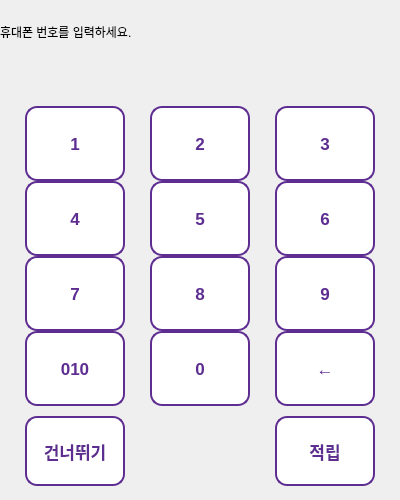
<?xml version="1.0" encoding="UTF-8"?>
<ui version="4.0">
 <class>PhoneStampDialog</class>
 <widget class="QDialog" name="PhoneStampDialog">
  <property name="geometry">
   <rect>
    <x>0</x>
    <y>0</y>
    <width>400</width>
    <height>500</height>
   </rect>
  </property>
  <property name="windowTitle">
   <string>Dialog</string>
  </property>
  <layout class="QVBoxLayout" name="verticalLayout">
   <property name="spacing">
    <number>0</number>
   </property>
   <property name="leftMargin">
    <number>0</number>
   </property>
   <property name="topMargin">
    <number>0</number>
   </property>
   <property name="rightMargin">
    <number>0</number>
   </property>
   <property name="bottomMargin">
    <number>0</number>
   </property>
   <item>
    <widget class="QLabel" name="lblNotice">
     <property name="sizePolicy">
      <sizepolicy hsizetype="Maximum" vsizetype="Expanding">
       <horstretch>0</horstretch>
       <verstretch>0</verstretch>
      </sizepolicy>
     </property>
     <property name="maximumSize">
      <size>
       <width>200</width>
       <height>20</height>
      </size>
     </property>
     <property name="styleSheet">
      <string notr="true">/* [위치: 상단 Grid Layout 내의 버튼들 또는 page_3 전체] */
QPushButton {
    background-color: #ffffff;
    border: 2px solid #5d2d91; /* 더벤티 보라색 테두리 */
    border-radius: 12px;
    padding: 8px;
    font-size: 13pt;
    font-weight: bold;
    color: #5d2d91;
    min-height: 50px; /* 버튼 높이를 키워 터치하기 좋게 만듦 */
}

/* 버튼이 눌렸을 때 (피드백) */
QPushButton:pressed {
    background-color: #5d2d91;
    color: white;
}</string>
     </property>
     <property name="text">
      <string>휴대폰 번호를 입력하세요.</string>
     </property>
    </widget>
   </item>
   <item>
    <widget class="QLabel" name="lblPhoneDisplay">
     <property name="sizePolicy">
      <sizepolicy hsizetype="Maximum" vsizetype="Expanding">
       <horstretch>0</horstretch>
       <verstretch>0</verstretch>
      </sizepolicy>
     </property>
     <property name="maximumSize">
      <size>
       <width>200</width>
       <height>20</height>
      </size>
     </property>
     <property name="text">
      <string/>
     </property>
    </widget>
   </item>
   <item>
    <layout class="QGridLayout" name="gridLayout">
     <property name="spacing">
      <number>0</number>
     </property>
     <item row="2" column="2">
      <widget class="QPushButton" name="btn9">
       <property name="sizePolicy">
        <sizepolicy hsizetype="Minimum" vsizetype="Expanding">
         <horstretch>0</horstretch>
         <verstretch>0</verstretch>
        </sizepolicy>
       </property>
       <property name="minimumSize">
        <size>
         <width>100</width>
         <height>70</height>
        </size>
       </property>
       <property name="maximumSize">
        <size>
         <width>100</width>
         <height>80</height>
        </size>
       </property>
       <property name="styleSheet">
        <string notr="true">/* [위치: 상단 Grid Layout 내의 버튼들 또는 page_3 전체] */
QPushButton {
    background-color: #ffffff;
    border: 2px solid #5d2d91; /* 더벤티 보라색 테두리 */
    border-radius: 12px;
    padding: 8px;
    font-size: 13pt;
    font-weight: bold;
    color: #5d2d91;
    min-height: 50px; /* 버튼 높이를 키워 터치하기 좋게 만듦 */
}

/* 버튼이 눌렸을 때 (피드백) */
QPushButton:pressed {
    background-color: #5d2d91;
    color: white;
}</string>
       </property>
       <property name="text">
        <string>9</string>
       </property>
      </widget>
     </item>
     <item row="2" column="1">
      <widget class="QPushButton" name="btn8">
       <property name="sizePolicy">
        <sizepolicy hsizetype="Minimum" vsizetype="Expanding">
         <horstretch>0</horstretch>
         <verstretch>0</verstretch>
        </sizepolicy>
       </property>
       <property name="minimumSize">
        <size>
         <width>100</width>
         <height>70</height>
        </size>
       </property>
       <property name="maximumSize">
        <size>
         <width>100</width>
         <height>80</height>
        </size>
       </property>
       <property name="styleSheet">
        <string notr="true">/* [위치: 상단 Grid Layout 내의 버튼들 또는 page_3 전체] */
QPushButton {
    background-color: #ffffff;
    border: 2px solid #5d2d91; /* 더벤티 보라색 테두리 */
    border-radius: 12px;
    padding: 8px;
    font-size: 13pt;
    font-weight: bold;
    color: #5d2d91;
    min-height: 50px; /* 버튼 높이를 키워 터치하기 좋게 만듦 */
}

/* 버튼이 눌렸을 때 (피드백) */
QPushButton:pressed {
    background-color: #5d2d91;
    color: white;
}</string>
       </property>
       <property name="text">
        <string>8</string>
       </property>
      </widget>
     </item>
     <item row="2" column="0">
      <widget class="QPushButton" name="btn7">
       <property name="sizePolicy">
        <sizepolicy hsizetype="Minimum" vsizetype="Expanding">
         <horstretch>0</horstretch>
         <verstretch>0</verstretch>
        </sizepolicy>
       </property>
       <property name="minimumSize">
        <size>
         <width>100</width>
         <height>70</height>
        </size>
       </property>
       <property name="maximumSize">
        <size>
         <width>100</width>
         <height>80</height>
        </size>
       </property>
       <property name="styleSheet">
        <string notr="true">/* [위치: 상단 Grid Layout 내의 버튼들 또는 page_3 전체] */
QPushButton {
    background-color: #ffffff;
    border: 2px solid #5d2d91; /* 더벤티 보라색 테두리 */
    border-radius: 12px;
    padding: 8px;
    font-size: 13pt;
    font-weight: bold;
    color: #5d2d91;
    min-height: 50px; /* 버튼 높이를 키워 터치하기 좋게 만듦 */
}

/* 버튼이 눌렸을 때 (피드백) */
QPushButton:pressed {
    background-color: #5d2d91;
    color: white;
}</string>
       </property>
       <property name="text">
        <string>7</string>
       </property>
      </widget>
     </item>
     <item row="3" column="1">
      <widget class="QPushButton" name="btn0">
       <property name="sizePolicy">
        <sizepolicy hsizetype="Minimum" vsizetype="Expanding">
         <horstretch>0</horstretch>
         <verstretch>0</verstretch>
        </sizepolicy>
       </property>
       <property name="minimumSize">
        <size>
         <width>100</width>
         <height>70</height>
        </size>
       </property>
       <property name="maximumSize">
        <size>
         <width>100</width>
         <height>80</height>
        </size>
       </property>
       <property name="styleSheet">
        <string notr="true">/* [위치: 상단 Grid Layout 내의 버튼들 또는 page_3 전체] */
QPushButton {
    background-color: #ffffff;
    border: 2px solid #5d2d91; /* 더벤티 보라색 테두리 */
    border-radius: 12px;
    padding: 8px;
    font-size: 13pt;
    font-weight: bold;
    color: #5d2d91;
    min-height: 50px; /* 버튼 높이를 키워 터치하기 좋게 만듦 */
}

/* 버튼이 눌렸을 때 (피드백) */
QPushButton:pressed {
    background-color: #5d2d91;
    color: white;
}</string>
       </property>
       <property name="text">
        <string>0</string>
       </property>
      </widget>
     </item>
     <item row="3" column="0">
      <widget class="QPushButton" name="btn010">
       <property name="sizePolicy">
        <sizepolicy hsizetype="Minimum" vsizetype="Expanding">
         <horstretch>0</horstretch>
         <verstretch>0</verstretch>
        </sizepolicy>
       </property>
       <property name="minimumSize">
        <size>
         <width>100</width>
         <height>70</height>
        </size>
       </property>
       <property name="maximumSize">
        <size>
         <width>100</width>
         <height>80</height>
        </size>
       </property>
       <property name="styleSheet">
        <string notr="true">/* [위치: 상단 Grid Layout 내의 버튼들 또는 page_3 전체] */
QPushButton {
    background-color: #ffffff;
    border: 2px solid #5d2d91; /* 더벤티 보라색 테두리 */
    border-radius: 12px;
    padding: 8px;
    font-size: 13pt;
    font-weight: bold;
    color: #5d2d91;
    min-height: 50px; /* 버튼 높이를 키워 터치하기 좋게 만듦 */
}

/* 버튼이 눌렸을 때 (피드백) */
QPushButton:pressed {
    background-color: #5d2d91;
    color: white;
}</string>
       </property>
       <property name="text">
        <string>010</string>
       </property>
      </widget>
     </item>
     <item row="0" column="1">
      <widget class="QPushButton" name="btn2">
       <property name="sizePolicy">
        <sizepolicy hsizetype="Minimum" vsizetype="Expanding">
         <horstretch>0</horstretch>
         <verstretch>0</verstretch>
        </sizepolicy>
       </property>
       <property name="minimumSize">
        <size>
         <width>100</width>
         <height>70</height>
        </size>
       </property>
       <property name="maximumSize">
        <size>
         <width>100</width>
         <height>80</height>
        </size>
       </property>
       <property name="styleSheet">
        <string notr="true">/* [위치: 상단 Grid Layout 내의 버튼들 또는 page_3 전체] */
QPushButton {
    background-color: #ffffff;
    border: 2px solid #5d2d91; /* 더벤티 보라색 테두리 */
    border-radius: 12px;
    padding: 8px;
    font-size: 13pt;
    font-weight: bold;
    color: #5d2d91;
    min-height: 50px; /* 버튼 높이를 키워 터치하기 좋게 만듦 */
}

/* 버튼이 눌렸을 때 (피드백) */
QPushButton:pressed {
    background-color: #5d2d91;
    color: white;
}</string>
       </property>
       <property name="text">
        <string>2</string>
       </property>
      </widget>
     </item>
     <item row="0" column="2">
      <widget class="QPushButton" name="btn3">
       <property name="sizePolicy">
        <sizepolicy hsizetype="Minimum" vsizetype="Expanding">
         <horstretch>0</horstretch>
         <verstretch>0</verstretch>
        </sizepolicy>
       </property>
       <property name="minimumSize">
        <size>
         <width>100</width>
         <height>70</height>
        </size>
       </property>
       <property name="maximumSize">
        <size>
         <width>100</width>
         <height>80</height>
        </size>
       </property>
       <property name="styleSheet">
        <string notr="true">/* [위치: 상단 Grid Layout 내의 버튼들 또는 page_3 전체] */
QPushButton {
    background-color: #ffffff;
    border: 2px solid #5d2d91; /* 더벤티 보라색 테두리 */
    border-radius: 12px;
    padding: 8px;
    font-size: 13pt;
    font-weight: bold;
    color: #5d2d91;
    min-height: 50px; /* 버튼 높이를 키워 터치하기 좋게 만듦 */
}

/* 버튼이 눌렸을 때 (피드백) */
QPushButton:pressed {
    background-color: #5d2d91;
    color: white;
}</string>
       </property>
       <property name="text">
        <string>3</string>
       </property>
      </widget>
     </item>
     <item row="3" column="2">
      <widget class="QPushButton" name="btnDelete">
       <property name="sizePolicy">
        <sizepolicy hsizetype="Minimum" vsizetype="Expanding">
         <horstretch>0</horstretch>
         <verstretch>0</verstretch>
        </sizepolicy>
       </property>
       <property name="minimumSize">
        <size>
         <width>100</width>
         <height>70</height>
        </size>
       </property>
       <property name="maximumSize">
        <size>
         <width>100</width>
         <height>80</height>
        </size>
       </property>
       <property name="styleSheet">
        <string notr="true">/* [위치: 상단 Grid Layout 내의 버튼들 또는 page_3 전체] */
QPushButton {
    background-color: #ffffff;
    border: 2px solid #5d2d91; /* 더벤티 보라색 테두리 */
    border-radius: 12px;
    padding: 8px;
    font-size: 13pt;
    font-weight: bold;
    color: #5d2d91;
    min-height: 50px; /* 버튼 높이를 키워 터치하기 좋게 만듦 */
}

/* 버튼이 눌렸을 때 (피드백) */
QPushButton:pressed {
    background-color: #5d2d91;
    color: white;
}</string>
       </property>
       <property name="text">
        <string>←</string>
       </property>
      </widget>
     </item>
     <item row="0" column="0">
      <widget class="QPushButton" name="btn1">
       <property name="sizePolicy">
        <sizepolicy hsizetype="Minimum" vsizetype="Expanding">
         <horstretch>0</horstretch>
         <verstretch>0</verstretch>
        </sizepolicy>
       </property>
       <property name="minimumSize">
        <size>
         <width>100</width>
         <height>70</height>
        </size>
       </property>
       <property name="maximumSize">
        <size>
         <width>100</width>
         <height>80</height>
        </size>
       </property>
       <property name="styleSheet">
        <string notr="true">/* [위치: 상단 Grid Layout 내의 버튼들 또는 page_3 전체] */
QPushButton {
    background-color: #ffffff;
    border: 2px solid #5d2d91; /* 더벤티 보라색 테두리 */
    border-radius: 12px;
    padding: 8px;
    font-size: 13pt;
    font-weight: bold;
    color: #5d2d91;
    min-height: 50px; /* 버튼 높이를 키워 터치하기 좋게 만듦 */
}

/* 버튼이 눌렸을 때 (피드백) */
QPushButton:pressed {
    background-color: #5d2d91;
    color: white;
}</string>
       </property>
       <property name="text">
        <string>1</string>
       </property>
      </widget>
     </item>
     <item row="1" column="1">
      <widget class="QPushButton" name="btn5">
       <property name="sizePolicy">
        <sizepolicy hsizetype="Minimum" vsizetype="Expanding">
         <horstretch>0</horstretch>
         <verstretch>0</verstretch>
        </sizepolicy>
       </property>
       <property name="minimumSize">
        <size>
         <width>100</width>
         <height>70</height>
        </size>
       </property>
       <property name="maximumSize">
        <size>
         <width>100</width>
         <height>80</height>
        </size>
       </property>
       <property name="styleSheet">
        <string notr="true">/* [위치: 상단 Grid Layout 내의 버튼들 또는 page_3 전체] */
QPushButton {
    background-color: #ffffff;
    border: 2px solid #5d2d91; /* 더벤티 보라색 테두리 */
    border-radius: 12px;
    padding: 8px;
    font-size: 13pt;
    font-weight: bold;
    color: #5d2d91;
    min-height: 50px; /* 버튼 높이를 키워 터치하기 좋게 만듦 */
}

/* 버튼이 눌렸을 때 (피드백) */
QPushButton:pressed {
    background-color: #5d2d91;
    color: white;
}</string>
       </property>
       <property name="text">
        <string>5</string>
       </property>
      </widget>
     </item>
     <item row="1" column="2">
      <widget class="QPushButton" name="btn6">
       <property name="sizePolicy">
        <sizepolicy hsizetype="Minimum" vsizetype="Expanding">
         <horstretch>0</horstretch>
         <verstretch>0</verstretch>
        </sizepolicy>
       </property>
       <property name="minimumSize">
        <size>
         <width>100</width>
         <height>70</height>
        </size>
       </property>
       <property name="maximumSize">
        <size>
         <width>100</width>
         <height>80</height>
        </size>
       </property>
       <property name="styleSheet">
        <string notr="true">/* [위치: 상단 Grid Layout 내의 버튼들 또는 page_3 전체] */
QPushButton {
    background-color: #ffffff;
    border: 2px solid #5d2d91; /* 더벤티 보라색 테두리 */
    border-radius: 12px;
    padding: 8px;
    font-size: 13pt;
    font-weight: bold;
    color: #5d2d91;
    min-height: 50px; /* 버튼 높이를 키워 터치하기 좋게 만듦 */
}

/* 버튼이 눌렸을 때 (피드백) */
QPushButton:pressed {
    background-color: #5d2d91;
    color: white;
}</string>
       </property>
       <property name="text">
        <string>6</string>
       </property>
      </widget>
     </item>
     <item row="1" column="0">
      <widget class="QPushButton" name="btn4">
       <property name="sizePolicy">
        <sizepolicy hsizetype="Minimum" vsizetype="Expanding">
         <horstretch>0</horstretch>
         <verstretch>0</verstretch>
        </sizepolicy>
       </property>
       <property name="minimumSize">
        <size>
         <width>100</width>
         <height>70</height>
        </size>
       </property>
       <property name="maximumSize">
        <size>
         <width>100</width>
         <height>80</height>
        </size>
       </property>
       <property name="styleSheet">
        <string notr="true">/* [위치: 상단 Grid Layout 내의 버튼들 또는 page_3 전체] */
QPushButton {
    background-color: #ffffff;
    border: 2px solid #5d2d91; /* 더벤티 보라색 테두리 */
    border-radius: 12px;
    padding: 8px;
    font-size: 13pt;
    font-weight: bold;
    color: #5d2d91;
    min-height: 50px; /* 버튼 높이를 키워 터치하기 좋게 만듦 */
}

/* 버튼이 눌렸을 때 (피드백) */
QPushButton:pressed {
    background-color: #5d2d91;
    color: white;
}</string>
       </property>
       <property name="text">
        <string>4</string>
       </property>
      </widget>
     </item>
     <item row="4" column="0">
      <widget class="QPushButton" name="btnSkip">
       <property name="sizePolicy">
        <sizepolicy hsizetype="Minimum" vsizetype="Expanding">
         <horstretch>0</horstretch>
         <verstretch>0</verstretch>
        </sizepolicy>
       </property>
       <property name="minimumSize">
        <size>
         <width>100</width>
         <height>70</height>
        </size>
       </property>
       <property name="maximumSize">
        <size>
         <width>100</width>
         <height>50</height>
        </size>
       </property>
       <property name="styleSheet">
        <string notr="true">/* [위치: 상단 Grid Layout 내의 버튼들 또는 page_3 전체] */
QPushButton {
    background-color: #ffffff;
    border: 2px solid #5d2d91; /* 더벤티 보라색 테두리 */
    border-radius: 12px;
    padding: 8px;
    font-size: 13pt;
    font-weight: bold;
    color: #5d2d91;
    min-height: 50px; /* 버튼 높이를 키워 터치하기 좋게 만듦 */
}

/* 버튼이 눌렸을 때 (피드백) */
QPushButton:pressed {
    background-color: #5d2d91;
    color: white;
}</string>
       </property>
       <property name="text">
        <string>건너뛰기</string>
       </property>
      </widget>
     </item>
     <item row="4" column="2">
      <widget class="QPushButton" name="btnSave">
       <property name="sizePolicy">
        <sizepolicy hsizetype="Minimum" vsizetype="Expanding">
         <horstretch>0</horstretch>
         <verstretch>0</verstretch>
        </sizepolicy>
       </property>
       <property name="minimumSize">
        <size>
         <width>100</width>
         <height>70</height>
        </size>
       </property>
       <property name="maximumSize">
        <size>
         <width>100</width>
         <height>50</height>
        </size>
       </property>
       <property name="styleSheet">
        <string notr="true">/* [위치: 상단 Grid Layout 내의 버튼들 또는 page_3 전체] */
QPushButton {
    background-color: #ffffff;
    border: 2px solid #5d2d91; /* 더벤티 보라색 테두리 */
    border-radius: 12px;
    padding: 8px;
    font-size: 13pt;
    font-weight: bold;
    color: #5d2d91;
    min-height: 50px; /* 버튼 높이를 키워 터치하기 좋게 만듦 */
}

/* 버튼이 눌렸을 때 (피드백) */
QPushButton:pressed {
    background-color: #5d2d91;
    color: white;
}</string>
       </property>
       <property name="text">
        <string>적립</string>
       </property>
      </widget>
     </item>
    </layout>
   </item>
  </layout>
 </widget>
 <resources/>
 <connections/>
</ui>
